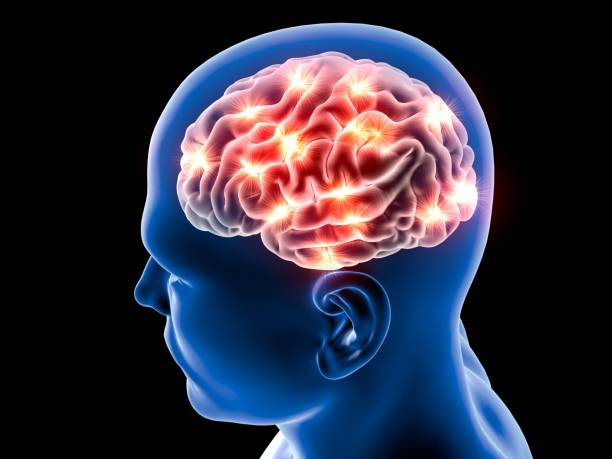
%> input picture otak.jpg, 612 x 459 px
$ octave praktikum5one.m   (GNU Octave 9; MATLAB toolbox functions it lacks are replaced by stand-ins)
%> lines starting %> are read from the running program, lines starting %| are printed output that depends on the picture
I = imread('otak.jpg'); % baca citra
%> I is the input picture: size 459x612x3 uint8; mean R, G, B 47.8, 46.8, 63.9
figure; imshow(I); title('Citra Asli');

% Kaburkan citra dengan motion blur
LEN = 30; % Panjang blur (satuan: pixel
TETHA = 10; % sudut blur (satuan: derajat)
PSF = fspecial('motion', LEN, TETHA);
Blurred = imfilter(I, PSF, 'circular', 'conv');
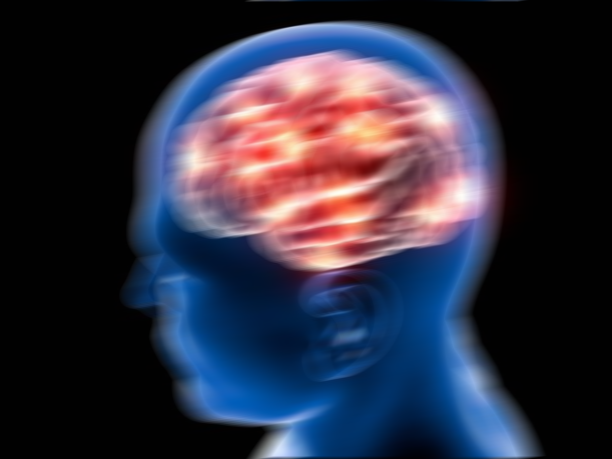
%> Blurred: size 459x612x3 uint8; mean R, G, B 47.8, 46.8, 63.9; mean of the top-left, top-right, bottom-left and bottom-right quarters 58.9, 74.5, 31.3, 46.8
figure; imshow(Blurred); title('Citra Blur')

% Restorasi citra dengan penapis Wiener
wnr1 = deconvwnr(Blurred, PSF);
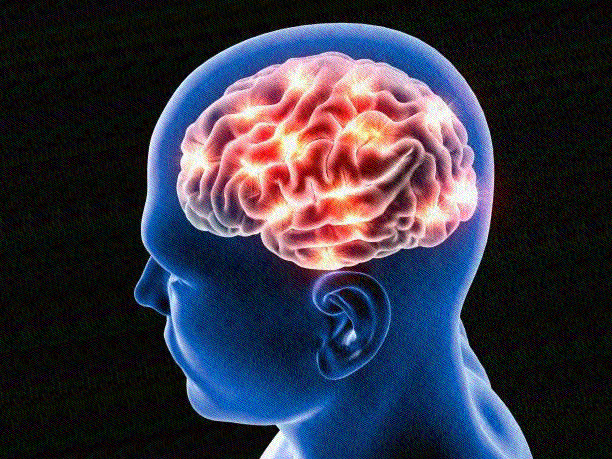
%> wnr1: size 459x612x3 uint8; mean R, G, B 53.8, 52.3, 68
figure; imshow(wnr1);
title('Citra Restorasi');

% Hitung selisih antara citra asli dengan citra hasil restorasi
figure; imshow(imabsdiff(I, Blurred));
%> after `imshow(imabsdiff(I, Blurred))`:
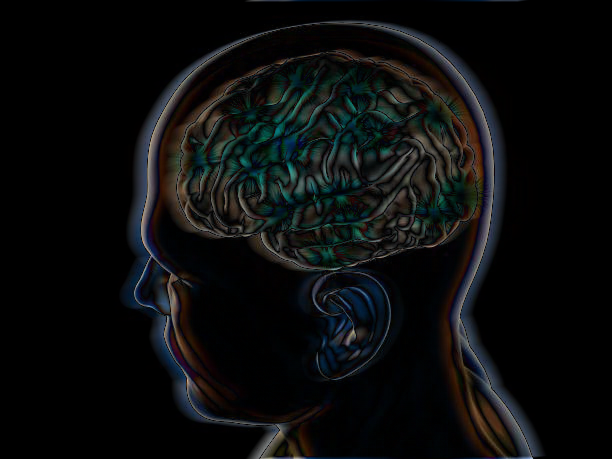
%> displayed picture: size 459x612x3, on the screen's scale of 0 to 255; mean R, G, B 11.3, 12.5, 12.8
title('Citra Minus')
